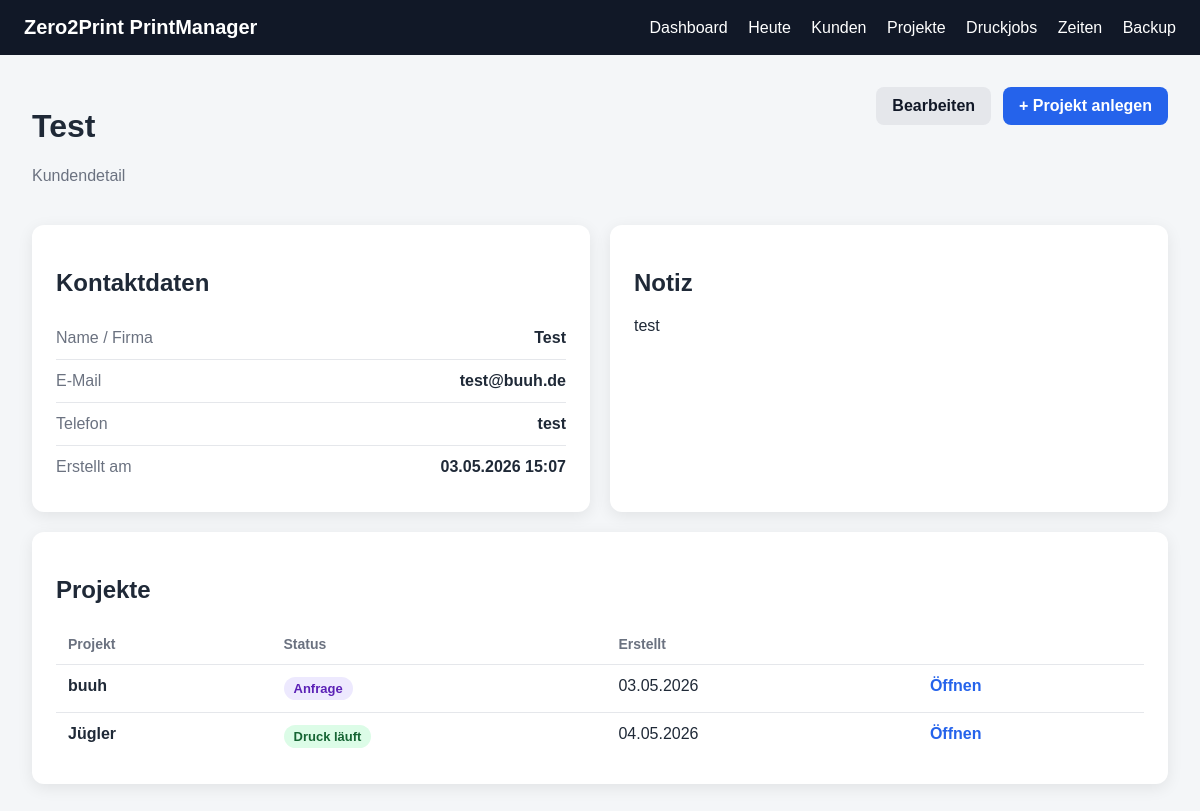
The app's page /customers/1 with its own data.
### app/models.py (models this page shows)
class Customer(Base):
    __tablename__ = "customers"
    id = Column(Integer, primary_key=True, index=True)
    name = Column(String, nullable=False)
    email = Column(String, nullable=True)
    phone = Column(String, nullable=True)
    note = Column(Text, nullable=True)
    created_at = Column(DateTime, default=datetime.utcnow)
    projects = relationship(
        "Project",
        back_populates="customer",
        cascade="all, delete-orphan"
    )

class Project(Base):
    __tablename__ = "projects"
    id = Column(Integer, primary_key=True, index=True)
    customer_id = Column(Integer, ForeignKey("customers.id"), nullable=False)
    name = Column(String, nullable=False)
    description = Column(Text, nullable=True)
    status = Column(String, default="Anfrage")
    deadline = Column(String, nullable=True)
    note = Column(Text, nullable=True)
    created_at = Column(DateTime, default=datetime.utcnow)
    customer = relationship("Customer", back_populates="projects")
    files = relationship(
        "ProjectFile",
        back_populates="project",
        cascade="all, delete-orphan"
    )
    print_jobs = relationship(
        "PrintJob",
        back_populates="project",
        cascade="all, delete-orphan"
    )
    time_entries = relationship(
        "TimeEntry",
        back_populates="project",
        cascade="all, delete-orphan"
    )

### app/routes/customers.py (the view)
@router.get("/{customer_id}")
def customer_detail(
    customer_id: int,
    request: Request,
    db: Session = Depends(get_db)
):
    customer = db.query(Customer).filter(Customer.id == customer_id).first()
    if not customer:
        return templates.TemplateResponse(
            request=request,
            name="not_found.html",
            context={
                "title": "Nicht gefunden",
                "message": "Kunde wurde nicht gefunden."
            },
            status_code=404
        )
    return templates.TemplateResponse(
        request=request,
        name="customer_detail.html",
        context={
            "title": customer.name,
            "customer": customer
        }
    )

### app/templates/customer_detail.html
{% extends "base.html" %}
{% block content %}
<div class="page-header">
    <div>
        <h1>{{ customer.name }}</h1>
        <p class="muted">Kundendetail</p>
    </div>
    <div class="header-actions">
        <a class="btn-secondary" href="/customers/{{ customer.id }}/edit">Bearbeiten</a>
        <a class="btn" href="/projects/new?customer_id={{ customer.id }}">+ Projekt anlegen</a>
    </div>
</div>
<div class="detail-grid">
    <div class="page-card">
        <h2>Kontaktdaten</h2>
        <div class="detail-row">
            <span>Name / Firma</span>
            <strong>{{ customer.name }}</strong>
        </div>
        <div class="detail-row">
            <span>E-Mail</span>
            <strong>{{ customer.email or "-" }}</strong>
        </div>
        <div class="detail-row">
            <span>Telefon</span>
            <strong>{{ customer.phone or "-" }}</strong>
        </div>
        <div class="detail-row">
            <span>Erstellt am</span>
            <strong>{{ customer.created_at.strftime("%d.%m.%Y %H:%M") }}</strong>
        </div>
    </div>
    <div class="page-card">
        <h2>Notiz</h2>
        <p>{{ customer.note or "Keine Notiz vorhanden." }}</p>
    </div>
</div>
<div class="page-card mt">
    <h2>Projekte</h2>
    {% if customer.projects %}
        <table>
            <thead>
                <tr>
                    <th>Projekt</th>
                    <th>Status</th>
                    <th>Erstellt</th>
                    <th></th>
                </tr>
            </thead>
            <tbody>
                {% for project in customer.projects %}
                <tr>
                    <td><strong>{{ project.name }}</strong></td>
                    <td>
                        <span class="status-pill {{ status_class(project.status) }}">
                            {{ project.status }}
                        </span>
                    </td>
                    <td>{{ project.created_at.strftime("%d.%m.%Y") }}</td>
                    <td>
                        <a class="link-btn" href="/projects/{{ project.id }}">Öffnen</a>
                    </td>
                </tr>
                {% endfor %}
            </tbody>
        </table>
    {% else %}
        <p class="muted">Für diesen Kunden gibt es noch keine Projekte.</p>
    {% endif %}
</div>
{% endblock %}

### app/static/style.css (style rules this page uses)
* { box-sizing: border-box; }
body { margin: 0; font-family: Arial, sans-serif; background: #f4f6f8; color: #1f2937; }
.page-card { background: white; border-radius: 12px; padding: 24px; box-shadow: 0 4px 16px rgba(0,0,0,0.08); max-width: 100%; overflow-x: auto; }
.btn { display: inline-block; border: none; background: #2563eb; color: white; padding: 10px 16px; border-radius: 8px; cursor: pointer; font-weight: bold; margin-top: 0; text-decoration: none; font-family: inherit; }
.page-header { display: flex; justify-content: space-between; align-items: flex-start; margin-bottom: 24px; gap: 16px; }
.muted { color: #6b7280; }
table { width: 100%; border-collapse: collapse; }
th { text-align: left; color: #6b7280; font-size: 14px; border-bottom: 1px solid #e5e7eb; padding: 12px; }
td { border-bottom: 1px solid #e5e7eb; padding: 12px; vertical-align: top; }
tr:last-child td { border-bottom: none; }
.link-btn { color: #2563eb; text-decoration: none; font-weight: bold; }
.btn-secondary { display: inline-block; background: #e5e7eb; color: #111827; padding: 10px 16px; border-radius: 8px; text-decoration: none; font-weight: bold; font-family: inherit; }
.detail-grid { display: grid; grid-template-columns: 1fr 1fr; gap: 20px; }
.detail-row { display: flex; justify-content: space-between; gap: 16px; border-bottom: 1px solid #e5e7eb; padding: 12px 0; }
.detail-row:last-child { border-bottom: none; }
.detail-row span { color: #6b7280; }
.mt { margin-top: 20px; }
.header-actions, .section-header { display: flex; align-items: center; gap: 12px; }
.status-pill { display: inline-block; padding: 4px 10px; border-radius: 999px; font-size: 13px; font-weight: bold; white-space: nowrap; }
.status-request { background: #ede9fe; color: #5b21b6; }
.status-running { background: #dcfce7; color: #166534; }

### records on screen
Customer: name "Test", email "test@buuh.de", phone "test", created_at "03.05.2026 15:07", note "test"
Project: name "buuh", status "Anfrage", created_at "03.05.2026"
Project: name "Jügler", status "Druck läuft", created_at "04.05.2026"
